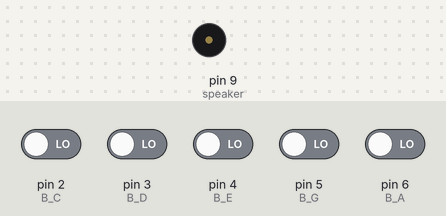
Bench run of a sketch on a simulated Arduino Uno, built with avr-gcc and run on an emulated ATmega328P. On the bench: buzzer (waves = sounding). The inputs (shaded band) are chosen by the test bench; at power-on: pin 2 (B_C), pin 3 (B_D), pin 4 (B_E), pin 5 (B_G), pin 6 (B_A) LOW.

Above: at 1.2 s.
1.3 s: pin 2 (B_C) driven HIGH
At 1.9 s:
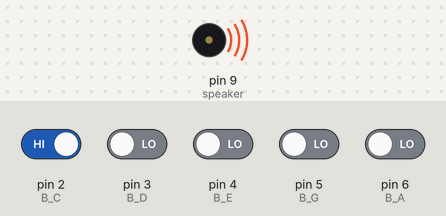
2.8 s: pin 2 (B_C) driven LOW
At 3.1 s:
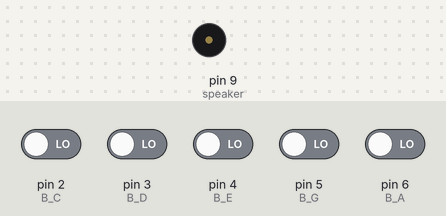
4.3 s: pin 3 (B_D) driven HIGH
At 5.4 s:
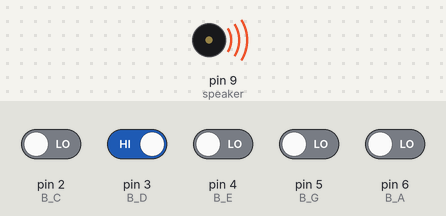
Timing chart, 0 to 7.3 s (numbered marks = the images above; inputs shaded):
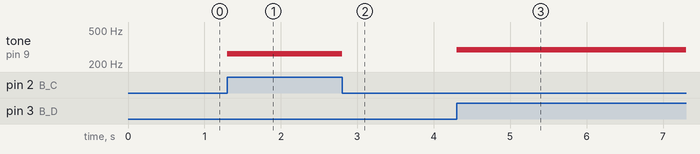

Measured:
- after the input at 1.3 s, tone on pin 9 (speaker): silent → 262 Hz at once
- after the input at 2.8 s, tone on pin 9 (speaker): 262 Hz → silent at once
- after the input at 4.3 s, tone on pin 9 (speaker): silent → 294 Hz at once

The sketch:

piano.ino
```cpp
const int speaker = 9;
const int B_C = 2;
const int B_D = 3;
const int B_E = 4;
const int B_G = 5;
const int B_A = 6;

#define NOTE_C4  262
#define NOTE_D4  294
#define NOTE_E4  330
#define NOTE_G4  392
#define NOTE_A4  440

void setup() {
}

void loop() {
  while(digitalRead(B_C))
    tone(speaker, NOTE_C4);
  while(digitalRead(B_D))
    tone(speaker, NOTE_D4);
  while(digitalRead(B_E))
    tone(speaker, NOTE_E4);
  while(digitalRead(B_G))
    tone(speaker, NOTE_G4);
  while(digitalRead(B_A))
    tone(speaker, NOTE_A4);
  noTone(speaker);
}
```
